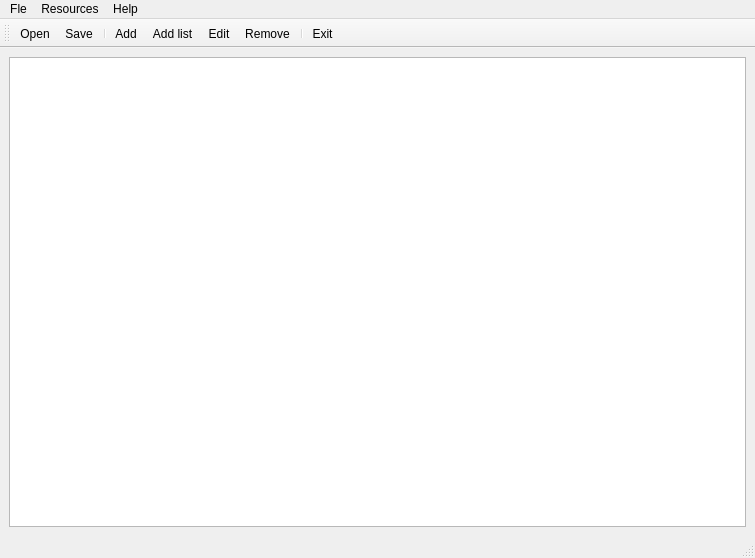
<?xml version="1.0" encoding="UTF-8"?>
<ui version="4.0">
 <class>MainWindow</class>
 <widget class="QMainWindow" name="MainWindow">
  <property name="geometry">
   <rect>
    <x>0</x>
    <y>0</y>
    <width>755</width>
    <height>558</height>
   </rect>
  </property>
  <property name="windowTitle">
   <string>MainWindow</string>
  </property>
  <property name="windowIcon">
   <iconset resource="res.qrc">
    <normaloff>:/icons/icon.png</normaloff>:/icons/icon.png</iconset>
  </property>
  <widget class="QWidget" name="centralwidget">
   <layout class="QGridLayout" name="gridLayout">
    <item row="0" column="0">
     <widget class="QTableView" name="tableView"/>
    </item>
   </layout>
  </widget>
  <widget class="QMenuBar" name="menubar">
   <property name="geometry">
    <rect>
     <x>0</x>
     <y>0</y>
     <width>755</width>
     <height>21</height>
    </rect>
   </property>
   <widget class="QMenu" name="menuFle">
    <property name="title">
     <string>Fle</string>
    </property>
    <addaction name="actionOpen"/>
    <addaction name="actionSave"/>
    <addaction name="actionSave_as"/>
    <addaction name="actionClose"/>
    <addaction name="separator"/>
    <addaction name="actionExit"/>
   </widget>
   <widget class="QMenu" name="menuHelp">
    <property name="title">
     <string>Help</string>
    </property>
    <addaction name="actionAbout"/>
   </widget>
   <widget class="QMenu" name="menuResources">
    <property name="title">
     <string>Resources</string>
    </property>
    <addaction name="actionAdd"/>
    <addaction name="actionEdit"/>
    <addaction name="actionRemove"/>
    <addaction name="actionAdd_list"/>
   </widget>
   <addaction name="menuFle"/>
   <addaction name="menuResources"/>
   <addaction name="menuHelp"/>
  </widget>
  <widget class="QStatusBar" name="statusbar"/>
  <widget class="QToolBar" name="toolBar">
   <property name="windowTitle">
    <string>toolBar</string>
   </property>
   <attribute name="toolBarArea">
    <enum>TopToolBarArea</enum>
   </attribute>
   <attribute name="toolBarBreak">
    <bool>false</bool>
   </attribute>
   <addaction name="actionOpen"/>
   <addaction name="actionSave"/>
   <addaction name="separator"/>
   <addaction name="actionAdd"/>
   <addaction name="actionAdd_list"/>
   <addaction name="actionEdit"/>
   <addaction name="actionRemove"/>
   <addaction name="separator"/>
   <addaction name="actionExit"/>
  </widget>
  <action name="actionOpen">
   <property name="icon">
    <iconset resource="res.qrc">
     <normaloff>:/icons/open.png</normaloff>:/icons/open.png</iconset>
   </property>
   <property name="text">
    <string>Open</string>
   </property>
  </action>
  <action name="actionClose">
   <property name="icon">
    <iconset resource="res.qrc">
     <normaloff>:/icons/close.png</normaloff>:/icons/close.png</iconset>
   </property>
   <property name="text">
    <string>Close</string>
   </property>
  </action>
  <action name="actionExit">
   <property name="icon">
    <iconset resource="res.qrc">
     <normaloff>:/icons/exit.png</normaloff>:/icons/exit.png</iconset>
   </property>
   <property name="text">
    <string>Exit</string>
   </property>
  </action>
  <action name="actionSave">
   <property name="icon">
    <iconset resource="res.qrc">
     <normaloff>:/icons/save.png</normaloff>:/icons/save.png</iconset>
   </property>
   <property name="text">
    <string>Save</string>
   </property>
  </action>
  <action name="actionAbout">
   <property name="icon">
    <iconset resource="res.qrc">
     <normaloff>:/icons/icon.png</normaloff>:/icons/icon.png</iconset>
   </property>
   <property name="text">
    <string>About</string>
   </property>
  </action>
  <action name="actionSave_as">
   <property name="text">
    <string>Save as</string>
   </property>
  </action>
  <action name="actionAdd">
   <property name="icon">
    <iconset resource="res.qrc">
     <normaloff>:/icons/add.png</normaloff>:/icons/add.png</iconset>
   </property>
   <property name="text">
    <string>Add</string>
   </property>
  </action>
  <action name="actionRemove">
   <property name="icon">
    <iconset resource="res.qrc">
     <normaloff>:/icons/remove.png</normaloff>:/icons/remove.png</iconset>
   </property>
   <property name="text">
    <string>Remove</string>
   </property>
  </action>
  <action name="actionEdit">
   <property name="icon">
    <iconset resource="res.qrc">
     <normaloff>:/icons/edit.png</normaloff>:/icons/edit.png</iconset>
   </property>
   <property name="text">
    <string>Edit</string>
   </property>
  </action>
  <action name="actionAdd_list">
   <property name="icon">
    <iconset resource="res.qrc">
     <normaloff>:/icons/add_list.png</normaloff>:/icons/add_list.png</iconset>
   </property>
   <property name="text">
    <string>Add list</string>
   </property>
  </action>
 </widget>
 <resources>
  <include location="res.qrc"/>
 </resources>
 <connections/>
</ui>
